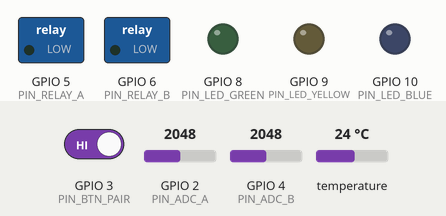
The sketch below on a simulated ESP32-S3. Parts: switched loads named in the sketch (green lamp = pin HIGH), output pins drawn as LEDs (lit = HIGH). Dashed ring = blinking. The inputs (shaded band) are chosen by the test bench; at power-on: GPIO 3 (PIN_BTN_PAIR) HIGH, GPIO 2 (PIN_ADC_A) = 2048, GPIO 4 (PIN_ADC_B) = 2048, temperature 24 °C. WiFi joins after 1.5 s; servers stay silent unless stated; random numbers use the default seed unless the sketch sets one; no MQTT or app messages arrive unless stated; what the sketch prints to the serial monitor is not drawn.

Above: at 0.0 s.
At 7.3 s:
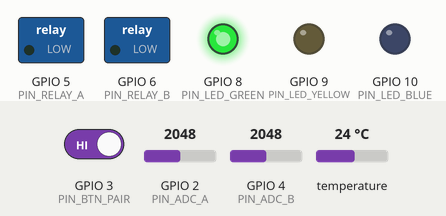
7.4 s: GPIO 3 (PIN_BTN_PAIR) driven LOW
At 11.27 s:
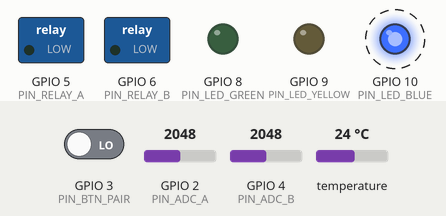
13.5 s: GPIO 3 (PIN_BTN_PAIR) driven HIGH
Timing chart, 0 to 16.5 s (numbered marks = the images above; inputs shaded):
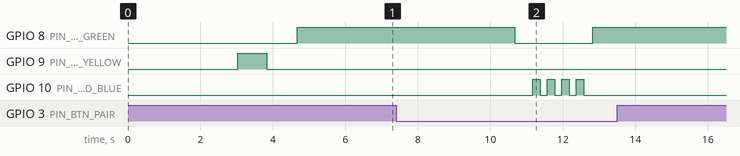

The sketch:

WattGuard_Nodo.ino
```cpp
#include <WiFi.h>
#include <PubSubClient.h>
#include <ArduinoJson.h>

#include "Config.h"
#include "CurrentSensor.h"
#include "TempSensor.h"
#include "RelayController.h"
#include "StatusLED.h"

// Instancias
CurrentSensor   sensorA(PIN_ADC_A, SCT_A_FACTOR);
CurrentSensor   sensorB(PIN_ADC_B, SCT_B_FACTOR);
TempSensor      tempSensor(PIN_DS18B20);
RelayController relayA(PIN_RELAY_A);
RelayController relayB(PIN_RELAY_B);
StatusLED       status;

WiFiClient   wifiClient;
PubSubClient mqtt(wifiClient);

unsigned long lastPublish = 0;

//Callback MQTT — comandos entrantes desde el UNO Q
void onMqttMessage(char* topic, byte* payload, unsigned int length) {
    String msg;
    for (unsigned int i = 0; i < length; i++) msg += (char)payload[i];

    JsonDocument doc;
    if (deserializeJson(doc, msg)) {
        Serial.println("[MQTT] JSON invalido");
        return;
    }

    const char* canal  = doc["canal"];
    bool        estado = doc["estado"];

    if (String(canal) == "a") {
        relayA.setRelay(estado);
        Serial.printf("[CMD] Relay A -> %s\n", estado ? "ON" : "OFF");
    } else if (String(canal) == "b") {
        relayB.setRelay(estado);
        Serial.printf("[CMD] Relay B -> %s\n", estado ? "ON" : "OFF");
    }
}

bool connectWifi() {
    Serial.printf("[WiFi] Conectando a %s", WIFI_SSID);
    WiFi.begin(WIFI_SSID, WIFI_PASS);
    unsigned long start = millis();
    while (WiFi.status() != WL_CONNECTED) {
        if (millis() - start > 10000) {
            Serial.println("\n[WiFi] Timeout");
            return false;
        }
        status.update();
        delay(200);
        Serial.print(".");
    }
    Serial.printf("\n[WiFi] IP: %s\n", WiFi.localIP().toString().c_str());
    return true;
}

bool connectMqtt() {
    mqtt.setServer(MQTT_BROKER, MQTT_PORT);
    mqtt.setCallback(onMqttMessage);
    String clientId = String("wg-") + NODE_ID + "-" + String(random(0xffff), HEX);
    if (mqtt.connect(clientId.c_str())) {
        mqtt.subscribe(MQTT_CMD);
        Serial.printf("[MQTT] Conectado · suscrito a %s\n", MQTT_CMD);
        return true;
    }
    Serial.printf("[MQTT] Fallo rc=%d\n", mqtt.state());
    return false;
}

void publishReading(const char* topic, float watts, float amps,
                    float temp, const char* canal, bool relayState) {
    JsonDocument doc;
    doc["nodeId"] = NODE_ID;
    doc["canal"]  = canal;
    doc["watts"]  = round(watts * 10.0f) / 10.0f;
    doc["amps"]   = round(amps  * 100.0f) / 100.0f;
    doc["temp"]   = round(temp  * 10.0f) / 10.0f;
    doc["relay"]  = relayState;
    doc["ts"]     = millis();

    char buffer[256];
    serializeJson(doc, buffer);
    mqtt.publish(topic, buffer);
    Serial.printf("[PUB] %s -> %s\n", topic, buffer);
}

void setup() {
    Serial.begin(115200);
    //arreglo temporal. retraso para que el monitor serial se conecte
    delay(3000);
    Serial.printf("\nWattGuard. \nID de nodo: [%s]\n Tipo de nodo: [%s]\n", NODE_ID, NODE_TYPE);

    status.begin();
    status.setState(STATE_WIFI_ONLY);

    sensorA.begin();
    sensorB.begin();
    tempSensor.begin();
    relayA.begin();
    relayB.begin();

    if (connectWifi() && connectMqtt()) {
        status.setState(STATE_CONNECTED);
    }
}

void loop() {
    status.update();

    //Botón presionado 3 segundos reconecta
    if (status.isPairingRequested()) {
        Serial.println("[BTN] Reconectando...");
        status.setState(STATE_PAIRING);
        WiFi.disconnect();
        delay(500);
        if (connectWifi() && connectMqtt()) {
            status.setState(STATE_CONNECTED);
        } else {
            status.setState(STATE_WIFI_ONLY);
        }
    }

    //Mantener conexión MQTT
    if (WiFi.status() == WL_CONNECTED) {
        if (!mqtt.connected()) {
            status.setState(STATE_WIFI_ONLY);
            if (connectMqtt()) status.setState(STATE_CONNECTED);
        } else {
            mqtt.loop();
            status.setState(STATE_CONNECTED);
        }
    } else {
        status.setState(STATE_WIFI_ONLY);
    }

    //Publicar lecturas cada 2 segundos
    unsigned long now = millis();
    if (mqtt.connected() && now - lastPublish >= PUBLISH_INTERVAL_MS) {
        lastPublish = now;

        float ampsA = sensorA.readRMS();
        float ampsB = sensorB.readRMS();
        float temp  = tempSensor.readCelsius();

        publishReading(MQTT_TOPIC_A, sensorA.toWatts(ampsA), ampsA,
                       temp, "a", relayA.getState());

        if (String(NODE_TYPE) == "twin") {
            publishReading(MQTT_TOPIC_B, sensorB.toWatts(ampsB), ampsB,
                           temp, "b", relayB.getState());
        }
    }
}
```

CurrentSensor.h
```cpp
#pragma once
#include <Arduino.h>
#include "Config.h"

class CurrentSensor {
public:
    CurrentSensor(uint8_t adcPin, float calibrationFactor)
        : _pin(adcPin), _cal(calibrationFactor) {}

    void begin() {
        pinMode(_pin, INPUT);
        //Descarta primeras lecturas para estabilización
        for (int i = 0; i < 20; i++) analogRead(_pin);
    }

    float readRMS() {
        double sumSq = 0.0;
        int midpoint = (int)(ADC_RESOLUTION / 2.0f);
        for (int i = 0; i < SAMPLES; i++) {
            int centered = analogRead(_pin) - midpoint;
            sumSq += (double)centered * centered;
        }
        double rms = sqrt(sumSq / SAMPLES);
        float voltage = (rms / ADC_RESOLUTION) * ADC_VREF;
        return voltage * _cal;
    }

    float toWatts(float rmsAmps) {
        return rmsAmps * VOLTAGE_V;
    }

private:
    uint8_t _pin;
    float   _cal;
};
```

RelayController.h
```cpp
#pragma once
#include <Arduino.h>

class RelayController {
public:
    RelayController(uint8_t pin) : _pin(pin), _state(false) {}

    void begin() {
        pinMode(_pin, OUTPUT);
        setRelay(false);
    }

    void setRelay(bool on) {
        _state = on;
        digitalWrite(_pin, on ? HIGH : LOW);
    }

    bool getState() const { return _state; }

private:
    uint8_t _pin;
    bool    _state;
};
```

StatusLED.h
```cpp
#pragma once
#include <Arduino.h>
#include "Config.h"

enum NodeState {
    //Led azul parpadea rápido para el pairing
    STATE_PAIRING,
    //Led amarillo parpadea lento por desconexión con el nodo central
    STATE_WIFI_ONLY,
    //Led verde para todo ok
    STATE_CONNECTED,
};

class StatusLED {
public:
    void begin() {
        pinMode(PIN_LED_GREEN,  OUTPUT);
        pinMode(PIN_LED_YELLOW, OUTPUT);
        pinMode(PIN_LED_BLUE,   OUTPUT);
        pinMode(PIN_BTN_PAIR,   INPUT_PULLUP);
        _allOff();
    }

    void update() {
        unsigned long now = millis();
        switch (_state) {
            case STATE_PAIRING:
                if (now - _lastBlink >= 200) {
                    _lastBlink  = now;
                    _blinkState = !_blinkState;
                    digitalWrite(PIN_LED_BLUE, _blinkState ? HIGH : LOW);
                }
                break;
            case STATE_WIFI_ONLY:
                if (now - _lastBlink >= 800) {
                    _lastBlink  = now;
                    _blinkState = !_blinkState;
                    digitalWrite(PIN_LED_YELLOW, _blinkState ? HIGH : LOW);
                }
                break;
            case STATE_CONNECTED:
                break;
        }
    }

    void setState(NodeState s) {
        if (_state == s) return;
        _state      = s;
        _lastBlink  = millis();
        _blinkState = false;
        _allOff();
        if (s == STATE_CONNECTED) digitalWrite(PIN_LED_GREEN, HIGH);
    }

    bool isPairingRequested() {
        if (digitalRead(PIN_BTN_PAIR) == LOW) {
            if (_btnPressStart == 0) _btnPressStart = millis();
            if (millis() - _btnPressStart >= BTN_HOLD_MS) {
                _btnPressStart = 0;
                return true;
            }
        } else {
            _btnPressStart = 0;
        }
        return false;
    }

    NodeState getState() const { return _state; }

private:
    NodeState     _state         = STATE_WIFI_ONLY;
    unsigned long _lastBlink     = 0;
    unsigned long _btnPressStart = 0;
    bool          _blinkState    = false;

    void _allOff() {
        digitalWrite(PIN_LED_GREEN,  LOW);
        digitalWrite(PIN_LED_YELLOW, LOW);
        digitalWrite(PIN_LED_BLUE,   LOW);
    }
};
```

TempSensor.h
```cpp
#pragma once
#include <Arduino.h>
#include <OneWire.h>
#include <DallasTemperature.h>

class TempSensor {
public:
    TempSensor(uint8_t pin) : _ow(pin), _dt(&_ow) {}

    void begin() {
        _dt.begin();
    }

    float readCelsius() {
        _dt.requestTemperatures();
        float t = _dt.getTempCByIndex(0);
        if (t == DEVICE_DISCONNECTED_C) return -999.0f;
        return t;
    }

private:
    OneWire          _ow;
    DallasTemperature _dt;
};
```

Config.h
```cpp
#pragma once

// Identificación del nodo, proto.v1 porque es la primera versión ;(
// hay tres tipos: twin-proto.V1, switch-proto.V1, y outlet-proto.v1
#define NODE_ID       "switch-proto.V1"
//tipo de nodo: outlet, twin outlet o switch para diferenciar sus caracteristicas
#define NODE_TYPE     "switch"

//Red local statica solo para fines del prototipo. En una implementación
//real usariamos aprovisionamiento individual como minimo
#define WIFI_SSID     "WattGuard-Net"
#define WIFI_PASS     "wattguard2026"

//MQTT
// IP estática del Arduino UNO Q, para simplificar el proceso de conexión
#define MQTT_BROKER   "192.168.4.1"
#define MQTT_PORT     1883

//logica de MQTT para un noto de tipo twin outlet
//#define MQTT_TOPIC_A  "wattguard/twin-proto.V1/a"
//#define MQTT_TOPIC_B  "wattguard/twin-proto.V1/b"
//#define MQTT_CMD      "wattguard/twin-proto.V1/cmd"

//logica MQTT para un nodo de tipo switch
#define MQTT_TOPIC_A  "wattguard/switch-proto.V1/a"
#define MQTT_TOPIC_B  "wattguard/switch-proto.V1/a"
#define MQTT_CMD      "wattguard/switch-proto.V1/cmd"

//logica MQTT para un nodo de tipo outlet
//#define MQTT_TOPIC_A  "wattguard/outlet-proto.V1/a"
//#define MQTT_TOPIC_B  "wattguard/outlet-proto.V1/a"
//#define MQTT_CMD      "wattguard/outlet-proto.V1/cmd"

//Sensores y actuadores
//GPIO2 = SCT-013 canal A
#define PIN_ADC_A     2
//GPIO4 = SCT-013 canal B
#define PIN_ADC_B     4
//GPIO5 = relay canal A
#define PIN_RELAY_A   5
//GPIO6 = relay canal B
#define PIN_RELAY_B   6
//GPIO7 = DS18B20 OneWire
#define PIN_DS18B20   7

//indicadores led y botón de emparejamiento (aunque falta ver si omitimos ese botón al final)
//GPIO8 = conectado al broker
#define PIN_LED_GREEN  8
//GPIO9 = WiFi OK pero sin broker
#define PIN_LED_YELLOW 9
//GPIO10 = modo emparejamiento
#define PIN_LED_BLUE   10
//GPIO3 = botón emparejamiento (pull-up, activo LOW)
#define PIN_BTN_PAIR   3

// Eléctrico
//Voltaje fijo México, ya que para MVP no integraremos sensor de voltaje por cuestión de tiempo :(
#define VOLTAGE_V      127.0f
//Calibración SCT 50A (ajustar en banco)
#define SCT_A_FACTOR   30.0f
//Calibración SCT 30A (ajustar en banco)
#define SCT_B_FACTOR   15.0f
#define ADC_VREF       3.3f
#define ADC_RESOLUTION 4095.0f
//Muestras para cálculo RMS
#define SAMPLES        1000

// Intervalos
#define PUBLISH_INTERVAL_MS  2000
//Pulsación para emparejamiento
#define BTN_HOLD_MS          3000
```

Measured:
- after the input at 7.4 s, GPIO 8 (PIN_LED_GREEN): HIGH → LOW after 3.3 s, → HIGH 2.2 s later; GPIO 10 (PIN_LED_BLUE): alternates HIGH for 0.20 s and LOW for 0.20 s, 8 changes in all, then stays LOW, starting after 3.8 s
- after the input at 13.5 s, every drawn part: stays the same
